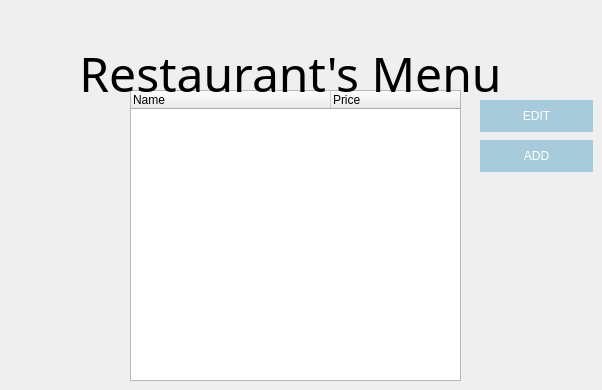
     <widget class="QWidget" name="restaurantFoodPage">
      <widget class="QTreeWidget" name="listOfSelectedRestaurantMenu">
       <property name="geometry">
        <rect>
         <x>130</x>
         <y>90</y>
         <width>331</width>
         <height>291</height>
        </rect>
       </property>
       <property name="alternatingRowColors">
        <bool>true</bool>
       </property>
       <property name="selectionMode">
        <enum>QAbstractItemView::SingleSelection</enum>
       </property>
       <attribute name="headerDefaultSectionSize">
        <number>200</number>
       </attribute>
       <column>
        <property name="text">
         <string notr="true">Name</string>
        </property>
       </column>
       <column>
        <property name="text">
         <string>Price</string>
        </property>
       </column>
      </widget>
      <widget class="QLabel" name="restaurantMenuHeading">
       <property name="geometry">
        <rect>
         <x>40</x>
         <y>40</y>
         <width>501</width>
         <height>61</height>
        </rect>
       </property>
       <property name="font">
        <font>
         <family>Shree Devanagari 714</family>
         <pointsize>30</pointsize>
        </font>
       </property>
       <property name="text">
        <string>&lt;html&gt;&lt;head/&gt;&lt;body&gt;&lt;p&gt;&lt;span style=&quot; font-size:36pt;&quot;&gt;Restaurant's Menu&lt;/span&gt;&lt;/p&gt;&lt;/body&gt;&lt;/html&gt;</string>
       </property>
       <property name="alignment">
        <set>Qt::AlignCenter</set>
       </property>
      </widget>
      <widget class="QPushButton" name="editMenuItemButton">
       <property name="geometry">
        <rect>
         <x>480</x>
         <y>100</y>
         <width>113</width>
         <height>32</height>
        </rect>
       </property>
       <property name="styleSheet">
        <string notr="true">background-color:rgb(167,203,218);
color: rgb(255, 255, 255);
border: none;</string>
       </property>
       <property name="text">
        <string>EDIT</string>
       </property>
      </widget>
      <widget class="QPushButton" name="addMenuItemButton">
       <property name="geometry">
        <rect>
         <x>480</x>
         <y>140</y>
         <width>113</width>
         <height>32</height>
        </rect>
       </property>
       <property name="styleSheet">
        <string notr="true">background-color:rgb(167,203,218);
color: rgb(255, 255, 255);
border: none;</string>
       </property>
       <property name="text">
        <string>ADD</string>
       </property>
      </widget>
      <widget class="QPushButton" name="goBackFromEditRestaurant">
       <property name="geometry">
        <rect>
         <x>20</x>
         <y>20</y>
         <width>21</width>
         <height>16</height>
        </rect>
       </property>
       <property name="font">
        <font>
         <family>Futura</family>
         <pointsize>12</pointsize>
        </font>
       </property>
       <property name="styleSheet">
        <string notr="true">background-color: none;
color: rgb(255, 255, 255);
border: none;</string>
       </property>
       <property name="text">
        <string/>
       </property>
       <property name="autoDefault">
        <bool>false</bool>
       </property>
       <property name="default">
        <bool>false</bool>
       </property>
       <property name="flat">
        <bool>false</bool>
       </property>
      </widget>
     </widget>
